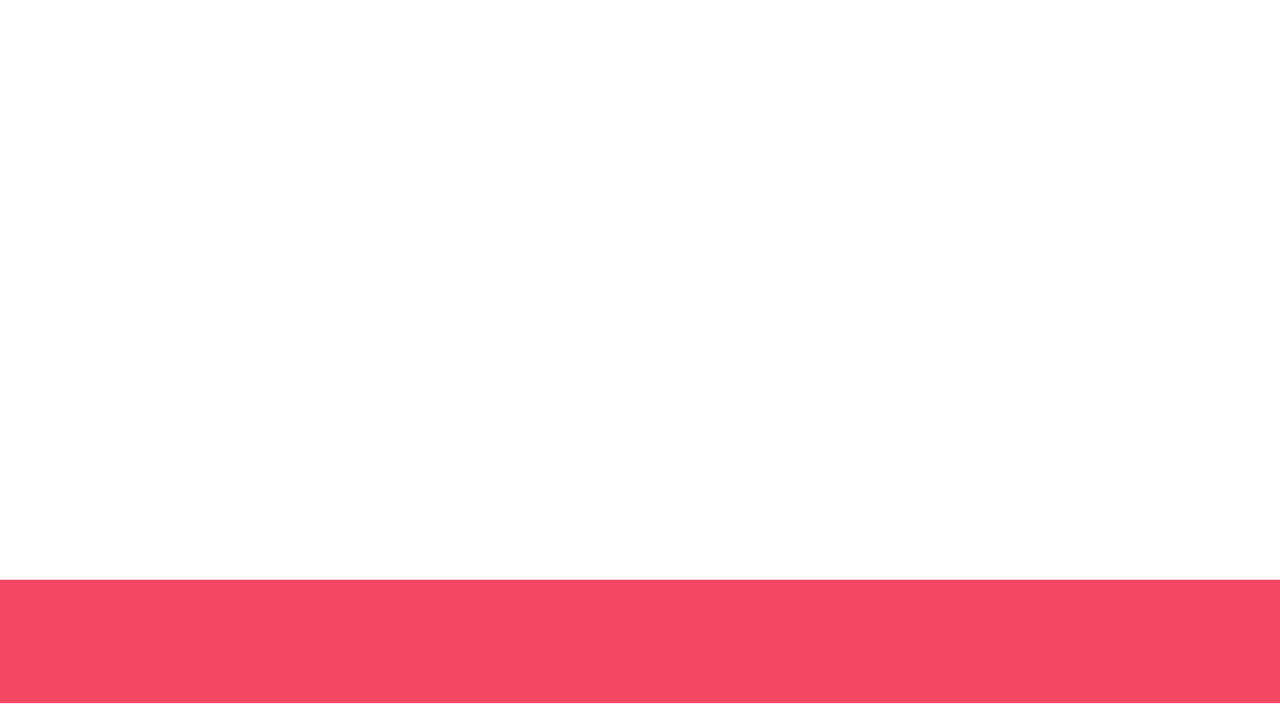
#> input picture 07_thumbnail/sample-in.JPG, 1280 x 720 px
$ python main.py
#> lines starting #> are read from the running program, lines starting #| are printed output that depends on the picture
import urllib.request
import json
import time
from PIL import Image
from PIL import ImageFont
from PIL import ImageDraw

def get_views():
    views = 1000000
    return views

def views_to_string(views):
#> called with views = 1000000
    ret = []
    curr = 0
    v = str(views)[::-1]
    for idx, i in enumerate(v):
        if idx % 3 == 0 and idx > 0:
            ret.append(",")
        ret.append(i)

    return "".join(ret[::-1])

def create_thumbnail(views):
    view_string = views_to_string(views)
    img = Image.open("sample-in.JPG")
#> img is the input picture: PIL image 1280x720 RGB; mean R, G, B 252.9, 223.3, 228.1
    draw = ImageDraw.Draw(img)
    font = ImageFont.truetype("Corp-Bold.otf", 90)
    draw.text((510,100), view_string + " VIEWS", (50, 205, 50), font=font)
    draw.text((520,200), "Likes", (50, 205, 50), font=font)
    draw.text((530,300), "Dislikes", (50, 205, 50), font=font)
    draw.text((540,400), "Comments", (50, 205, 50), font=font)
    img.save("thumbnail.jpg")
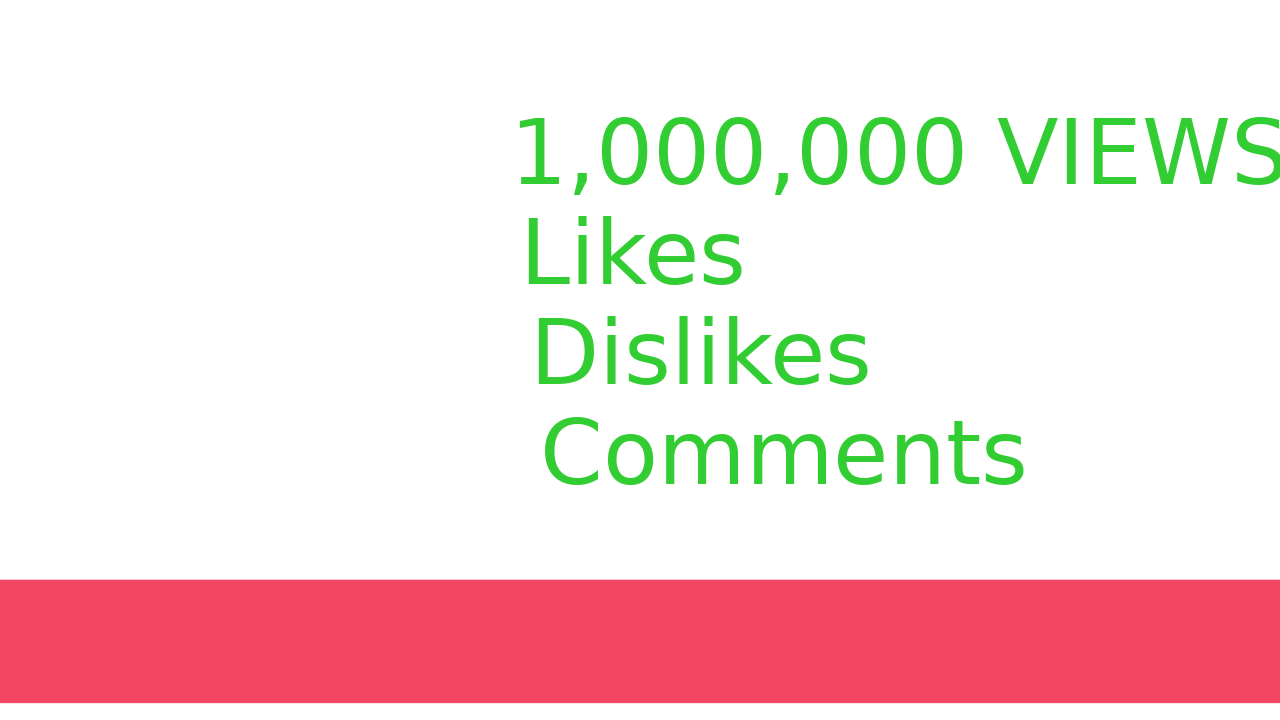
#> saved as thumbnail.jpg: PIL image 1280x720 RGB; mean R, G, B 245.1, 221.4, 220.2

def main():
    # STEP 1: Get Video Views
    current_views = get_views()
    create_thumbnail(current_views)
    print("Finish The thumbnails")
if __name__ == "__main__":
    main()
